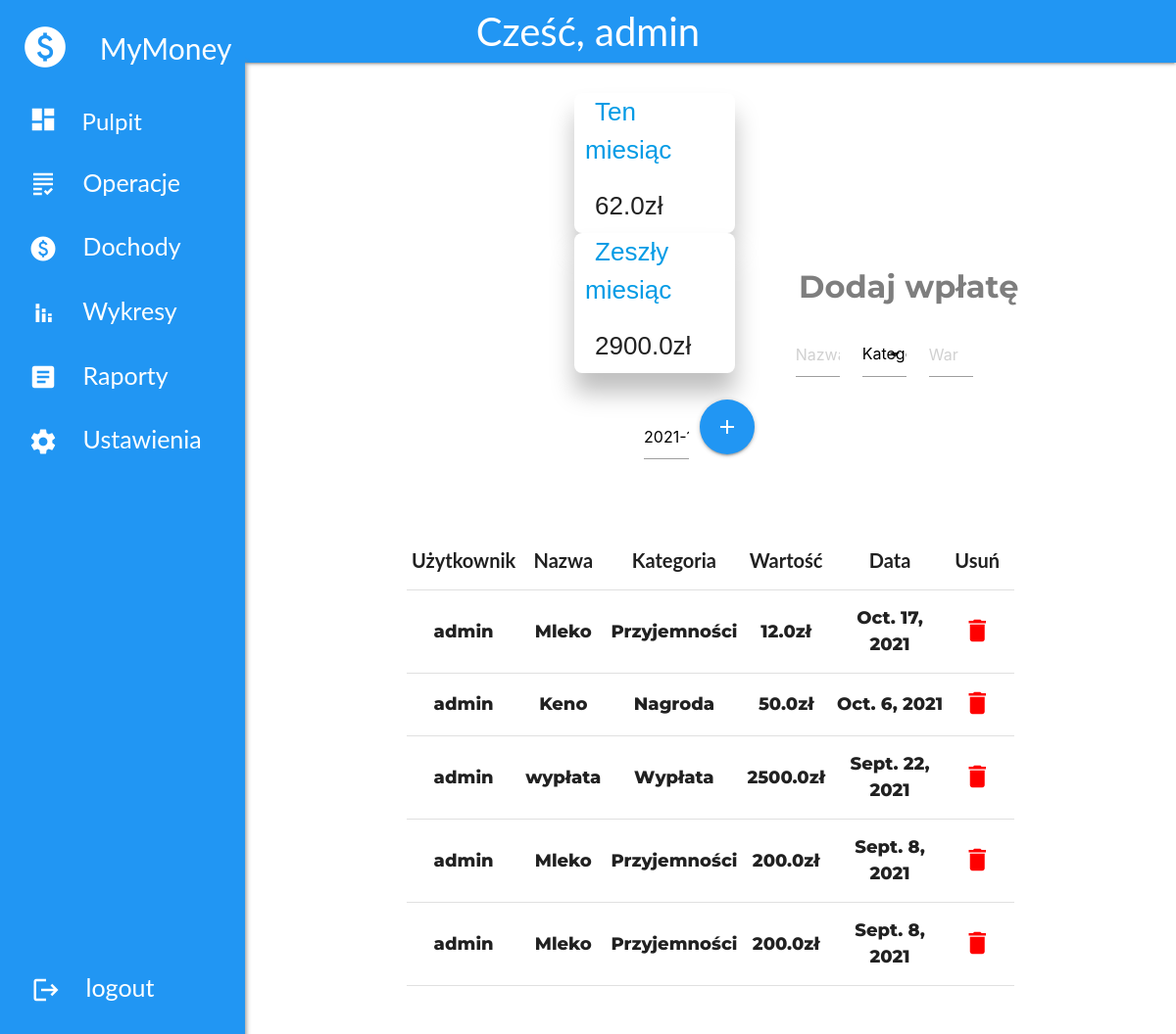
Page /payments (signed in) on the committed database.
### budget_app/models.py (models this page shows)
class ExpenseInfo(models.Model):
    username = models.CharField(max_length=255, default='NoName')
    expense_name = models.CharField(max_length=20)
    category = models.CharField(max_length=20)
    cost = models.FloatField()
    budget_id = models.CharField(default='0123456789', max_length=10)
    date_added = models.DateField()
    user_expense = models.CharField(max_length=20)

### budget_app/views.py (the view)
# urls.py: path('payments', views.payments, name='payments'),
def payments(request):
    budget_id = request.user.last_name
    try:
        expense_items = ExpenseInfo.objects.filter(user_expense=budget_id, cost__gte=0).order_by('-date_added')[:5]
        expense_month = ExpenseInfo.objects.filter(user_expense=budget_id,
                                                   date_added__month=date.today().month).aggregate(
            expenses=Sum('cost', filter=Q(cost__gt=0)))
        expense_month_last = ExpenseInfo.objects.filter(user_expense=budget_id,
                                                        date_added__month=date.today().month - 1).aggregate(
            expenses=Sum('cost', filter=Q(cost__gt=0)))
    except TypeError or UnboundLocalError:
        print('No data.')
    contex = {'expense_items': expense_items,
              'expense_month': expense_month['expenses'],
              'expense_month_last': expense_month_last['expenses']}
    return render(request, 'budget_app/payments.html', contex)

### budget_app/templates/budget_app/payments.html (shortened to what this page needs)
{% load static %}
<!DOCTYPE html>
<html>
<head>
        <link rel="stylesheet" href="https://cdnjs.cloudflare.com/ajax/libs/materialize/1.0.0/css/materialize.min.css">
        <link rel="stylesheet" href="{% static 'css/style.css' %}">
</head>
<body>
<nav class="blue" >
     <center><a href='{% url "index" %}' class='welcome'>Cześć, {{ user }}</a></center>
</nav>
    <div id="mySidebar" class="sidebar" onmouseover="toggleSidebar()" onmouseout="toggleSidebar()">
        <ul>
            <li><a href="app"><span><i class="material-icons" style="font-size: 50px; margin-left: -8px;">paid</i><span class="icon-text" style="font-size:30px">&nbsp;&nbsp;&nbsp;&nbsp;MyMoney</span></a></li>
            <li><a href="app"><span><i class="material-icons">dashboard</i><span class="icon-text">&nbsp;&nbsp;&nbsp;&nbsp;Pulpit</span></a></li>
            <li><a href="operations"><i class="material-icons">grading</i>&nbsp;&nbsp;&nbsp;&nbsp;Operacje</a></span></li>
            <li><a href="payments"><i class="material-icons">paid</i>&nbsp;&nbsp;&nbsp;&nbsp;Dochody</a></span></li>
            <li><a href="charts"><i class="material-icons">stacked_bar_chart</i>&nbsp;&nbsp;&nbsp;&nbsp;Wykresy</span></a></li>
            <li><a href="#"><i class="material-icons">article</i>&nbsp;&nbsp;&nbsp;&nbsp;Raporty</span></a></li>
            <li><a href="settings"><i class="material-icons">settings</i>&nbsp;&nbsp;&nbsp;&nbsp;Ustawienia</span></a></li>
        </ul>
        <a href="{% url "logout" %}" class="logout"><i class="material-icons">logout</i>&nbsp;&nbsp;&nbsp;&nbsp;logout<span></a>
    </div>
<div id="main">
        <div class="section">
            <form class="col s12" action='{% url "add payment" %}' method='post'>
                <div class="row">
                    <div class="container">
                            <div class="dash_info_payment col s3 offset-s3 "><a class="title_dash_balance2">Ten miesiąc</a>
                                            <h4 class="amount_dash_balance2">{{expense_month}}zł</h4></div>
                            <div class="dash_info_payment col s3 offset-s3"><a class="title_dash_balance3">Zeszły miesiąc</a>
                                            <h4 class="amount_dash_balance2">{{expense_month_last}}zł</h4></div>
                            <br><br><br><br><br><br><br>
                        <h4 class="add_expanse_title">Dodaj wpłatę</h4>
                         <div class="add_item">
                        <div class="input-field col s2">
                            <input placeholder="Nazwa" name="payment_name" id='payment_name' type='text' class='validate'>
                        </div>
                        <div class="input-field col s2">
                        </div>
                        <div class="input-field col s2">
                            <input placeholder='Wartość' name='cost' id='cost' type='number' min="0" class='validate'>
                        </div>
                        <div class="input-field col s2">
                            <input placeholder='Data' name="payment_date" id="payment_date" type="text" class='datepicker'>
                        </div>
                        <button class="btn-floating btn-large waves-effect waves-light blue">
                            <i class="material-icons right">add</i>
                        </button>
                    </div>
                </div>
            </form>
            </div>
        </div>
    <div class="section">
            <div class="row">
                <div class="container">
                    <div class="col s12">
                        <table class="highlight centered responsive-table" ">
                            <thead>
                                <tr style="font-size: 20px; font-weight: 300;">
                                    <th>Użytkownik</th>
                                    <th>Nazwa</th>
                                    <th>Kategoria</th>
                                    <th>Wartość</th>
                                    <th>Data</th>
                                    <th>Usuń</th>
                                    <th></th>
                                </tr>
                            </thead>
                            <tbody style="font-size: 18px; font-family: 'Montserrat', sans-serif; font-weight: 800;">
                                {% for expense_item in expense_items %}
                                <tr>
                                    <td>{{ expense_item.username}}</td>
                                    <td>{{ expense_item.expense_name }}</td>
                                    <td>{{ expense_item.category }}</td>
                                    <td>{{ expense_item.cost }}zł</td>
                                    <td>{{ expense_item.date_added}}</td>
                                    <td><a href="{% url 'delete item' expense_item.id %}"><i class="material-icons" style="color: red;">delete</i></a></td>
                                </tr>
                                {% endfor %}
                            </tbody>
                        </table>
                    </div>
                </div>
            </div>
    </div>
</body>
</html>

### budget_app/static/css/style.css (style rules this page uses)
body { font-family: "Lato", sans-serif; }
.sidebar { height: 100%; width: 85px; position: fixed; z-index: 1; top: 0; left: 0; background-color: #2196F3; overflow-x: hidden; transition: 0.5s; padding-top: 0px; white-space: nowrap; box-shadow: 5px 60px 5px -4px #888; }
.sidebar a { padding: 8px 8px 8px 32px; text-decoration: none; font-size: 25px; color: #ffffff; display: block; transition: 0.3s; }
.material-icons, .icon-text { vertical-align: middle; font-size: 24px; }
.material-icons { padding-bottom: 3px; font-size: 30px; }
#main { transition: margin-left .5s; padding: 16px; margin-left: 100px; }
.logout { position: absolute; bottom: 20px; }
li { margin: 10px -3px; }
.welcome { font-size: 40px; }
nav { z-index:1 }
.dash_info_payment { background-color: #ffffff; border-radius: 8px; margin-right: 50px; margin-left: 190px !important; box-shadow: 0 20px 25px rgba(0,0,0,0.25); text-align: left; }
.dash_info_payment * { font-family: "Poppins",sans-serif; font-size: 26px; font-color: black; text-align: left; padding-left: 10px; }
.add_item { margin-left: 250px; }
.add_expanse_title { font-family: 'Montserrat', sans-serif; font-size: 32px; color: #7e7e7e; text-align: center; font-weight:700; }

### rows in the picture
ExpenseInfo: username "admin", expense_name "Mleko", category "Przyjemności", cost "12.0", date_added "Oct. 17, 2021"
ExpenseInfo: username "admin", expense_name "Keno", category "Nagroda", cost "50.0", date_added "Oct. 6, 2021"
ExpenseInfo: username "admin", expense_name "wypłata", category "Wypłata", cost "2500.0", date_added "Sept. 22, 2021"
ExpenseInfo: username "admin", expense_name "Mleko", category "Przyjemności", cost "200.0", date_added "Sept. 8, 2021"
ExpenseInfo: username "admin", expense_name "Mleko", category "Przyjemności", cost "200.0", date_added "Sept. 8, 2021"

### other values in the picture
{{ user }} "admin"
{{ expense_month }} "62.0"
{{ expense_month_last }} "2900.0"
